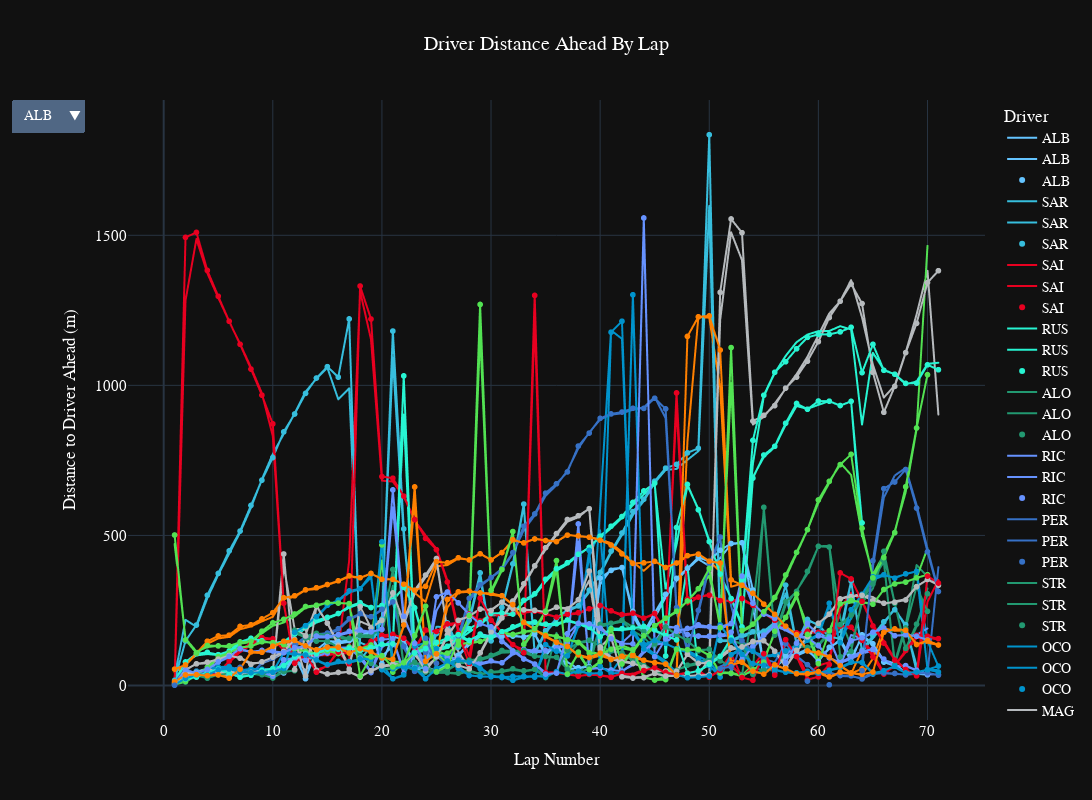

Notebook source saved alongside this figure:
### Code cell
fig_all_lap_dist.update_traces(patch={"line": {"dash": "dash"}}, selector={'name': "Distance to Driver Median"})
